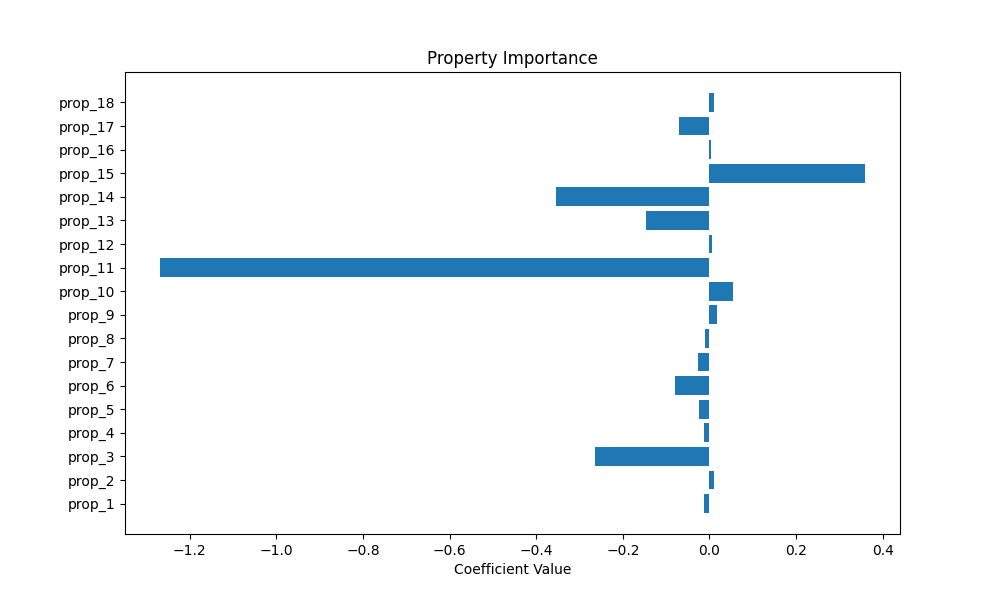

Reproduce this figure in Python.
import pandas as pd
import networkx as nx
from sklearn.model_selection import train_test_split
from sklearn.linear_model import LogisticRegression
import matplotlib.pyplot as plt

df = pd.read_csv("datasets/soc-redditHyperlinks-body.tsv", sep="\t") #convert csv to df
G = nx.DiGraph() # create graph
# add nodes and edges from df
for _, row in df.iterrows():
    source = row[0]
    destination = row[1]
    G.add_edge(source, destination)
    break

# Make the first 18 properties from the sixth column into multiple columns of floats properties
properties = df.iloc[:, 5].apply(lambda x: list(map(float, x.split(',')))[:18])
property_columns = [f'prop_{i+1}' for i in range(18)]
df_properties = pd.DataFrame(properties.tolist(), columns=property_columns)
df = pd.concat([df.iloc[:, [0, 1]], df_properties], axis=1)

# Create target variable (1 if there's an edge, 0 if there's no edge)
df['edge_exists'] = df.apply(lambda row: 1 if G.has_edge(row[0], row[1]) else 0, axis=1)

# Define the feature set (18 properties)
X = df[property_columns]
y = df['edge_exists']

# Split into training and testing sets
X_train, X_test, y_train, y_test = train_test_split(X, y, test_size=0.3, random_state=42)

# Initialize, train, and predict the logistic regression model
model = LogisticRegression(max_iter=1000)
model.fit(X_train, y_train)
y_pred = model.predict(X_test)

# Get coefficients of logistic regression model
importance = model.coef_[0]

# Bar plot of Property importance
plt.figure(figsize=(10, 6))
plt.barh(property_columns, importance)
plt.xlabel('Coefficient Value')
plt.title('Property Importance')
plt.savefig('post_properties_results/post_properties_coeff.png')

# Plot the distribution of each property
fig, axes = plt.subplots(6, 3, figsize=(15, 20))  # Create subplots for 18 properties
axes = axes.flatten()

for i, prop in enumerate(property_columns):
    axes[i].hist(df[prop], bins=30, edgecolor='black', alpha=0.7)
    axes[i].set_title(f'Distribution of {prop}')
    axes[i].set_xlabel('Value')
    axes[i].set_ylabel('Frequency')

plt.tight_layout()
plt.title('Property Importance')
plt.savefig(f'post_properties_results/{prop}_dist.png')